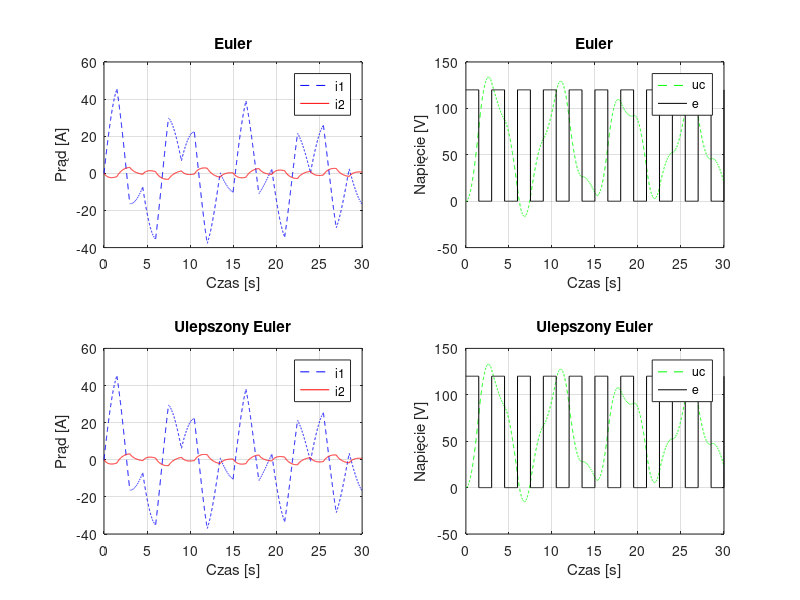

The MATLAB script that drew this image: (Note: this script raises an error after producing the figure.)
function czesc1

% Parametry
R1 = 0.1; R2 = 10; C = 0.5; L1 = 3; L2 = 5; M = 0.8; 

% D1 i D2
D1 = (L1 / M) - (M / L2);
D2 = (M / L1) - (L2 / M);

% Macierze A i B
A = [
    -R1 / (M * D1), R2 / (L2 * D1), -1 / (M * D1);
    -R1 / (L1 * D2), R2 / (M * D2), -1 / (L1 * D2);
     1 / C,           0,              0
];
B = [1 / (M * D1); 1 / (L1 * D2); 0];

% wymuszenia
e_rect = @(t) 120 * (mod(t, 3) < 1.5); 
e_sin1 = @(t) 240 * sin(t); 
e_sin5 = @(t) 210 * sin(2 * pi * 5 * t); 
e_sin50 = @(t) 120 * sin(2 * pi * 50 * t); 

% symulacje
simulate_obwod(A, B, e_rect, 1/128, 'Prostokatne wymuszenie');
simulate_obwod(A, B, e_sin1, 1/128, 'Sinusoidalne wymuszenie (240*sin(t))');
simulate_obwod(A, B, e_sin5, 1/64, 'Sinusoidalne wymuszenie (5 Hz)');
simulate_obwod(A, B, e_sin50, 1/32, 'Sinusoidalne wymuszenie (50 Hz)');

end



function y = solve_euler(f, t, h, y_0)
    n = length(t);
    y = zeros(length(y_0),n);
    y(:,1) = y_0;

    for k = 1:(n-1)
        y_0 = y_0 + h * f(t(k),y_0);
        y(:,k+1) = y_0;
    end
end

function y = solve_ieuler(f, t, h, y_0)
    n = length(t);
    y = zeros(length(y_0),n);
    y(:,1) = y_0;
    hh = h / 2;

    for k = 1:(n-1)
        t_0 = t(k);
        y_0 = y_0 + h * f(t_0 + hh, y_0 + hh * f(t_0, y_0));
        y(:,k+1) = y_0;
    end
end

function simulate_obwod(A, B, e, h, title_text)
    f = @(t_i,y_i) A * y_i + e(t_i) * B;
    y_0 = [0; 0; 0];
    t = 0 : h : 30;
    y_euler = solve_euler(f, t, h, y_0);
    y_ieuler = solve_ieuler(f, t, h, y_0);
    res_e = e(t);

    figure;

    subplot(2, 2, 1);
    plot(t, y_euler(1, :), 'b--', t, y_euler(2, :), 'r-');
    hold on;
    title('Euler');
    legend('i1', 'i2');
    xlabel('Czas [s]'); ylabel('Prąd [A]');
    grid on;

    subplot(2, 2, 2);
    plot(t, y_euler(3, :), 'g--', t, res_e, 'k-');
    title('Euler');
    legend('uc', 'e');
    xlabel('Czas [s]'); ylabel('Napięcie [V]');
    grid on;

    subplot(2, 2, 3);
    plot(t, y_ieuler(1, :), 'b--', t, y_ieuler(2, :), 'r-');
    hold on;
    title('Ulepszony Euler');
    legend('i1', 'i2');
    xlabel('Czas [s]'); ylabel('Prąd [A]');
    grid on;

    subplot(2, 2, 4);
    plot(t, y_ieuler(3, :), 'g--', t, res_e, 'k-');
    title('Ulepszony Euler');
    legend('uc', 'e');
    xlabel('Czas [s]'); ylabel('Napięcie [V]');
    grid on;

    sgtitle(title_text); 
end

